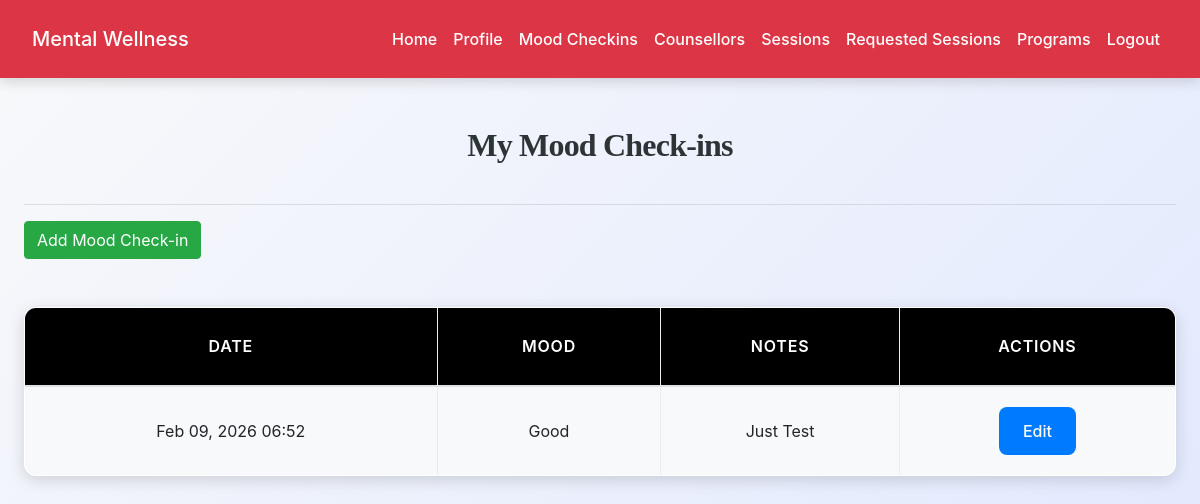
Screenshot of /participant/mood_checkins.php (signed in) with the database file from the repository.
### tables this page shows
CREATE TABLE `mood_checkins` (
  `id` int(11) NOT NULL,
  `participant_id` int(11) NOT NULL,
  `counsellor_id` int(11) NOT NULL,
  `mood` enum('very_low','low','neutral','good','excellent') NOT NULL,
  `notes` text DEFAULT NULL,
  `created_at` timestamp NOT NULL DEFAULT current_timestamp()
);

### participant/mood_checkins.php (the view, shortened to what this page needs)
<?php
include('config.php');
$participant_id = $_SESSION['user_id'];
$stmt = $conn->prepare("SELECT * FROM mood_checkins WHERE participant_id=? ORDER BY created_at DESC");
$stmt->bind_param("i", $participant_id);
$stmt->execute();
$checkins_result = $stmt->get_result();
?>
<!DOCTYPE html>
<html lang="en">
<head>
    <link rel="stylesheet" href="https://maxcdn.bootstrapcdn.com/bootstrap/4.5.2/css/bootstrap.min.css">
    <link rel="stylesheet" href="../css/style.css">
</head>
<body>
<?php include('navbar.php'); ?>
<div class="container mt-5">
    <h2>My Mood Check-ins</h2>
    <hr>
    <button class="btn btn-success mb-3" data-toggle="modal" data-target="#checkinModal" id="addCheckinBtn">Add Mood Check-in</button>
    <table class="table table-bordered">
        <thead>
            <tr>
                <th>Date</th>
                <th>Mood</th>
                <th>Notes</th>
                <th>Actions</th>
            </tr>
        </thead>
        <tbody>
            <?php if ($checkins_result->num_rows > 0): ?>
                <?php while ($checkin = $checkins_result->fetch_assoc()): ?>
                    <tr>
                        <td><?= date('M d, Y H:i', strtotime($checkin['created_at'])) ?></td>
                        <td><?= ucfirst(str_replace('_', ' ', $checkin['mood'])) ?></td>
                        <td><?= htmlspecialchars($checkin['notes']) ?></td>
                        <td>
                            <button class="btn btn-primary btn-sm editBtn"
                                    data-id="<?= $checkin['id'] ?>"
                                    data-mood="<?= $checkin['mood'] ?>"
                                    data-notes="<?= htmlspecialchars($checkin['notes']) ?>"
                                    data-toggle="modal" data-target="#checkinModal">
                                Edit
                            </button>
                        </td>
                    </tr>
                <?php endwhile; ?>
            <?php else: ?>
                <tr><td colspan="4" class="text-center">No mood check-ins yet.</td></tr>
            <?php endif; ?>
        </tbody>
    </table>
</div>
</body>
</html>

### css/style.css (style rules this page uses)
:root { --primary: #007bff; --secondary: #6c757d; --success: #28a745; --info: #17a2b8; --warning: #ffc107; --danger: #dc3545; --light: #f8f9fa; --dark: #2d3436; --accent: #ff6f61; --highlight: #6f42c1; --shadow: rgba(0, 0, 0, 0.15); --transition: all 0.3s ease-in-out; }
body { font-family: 'Inter', 'Segoe UI', Tahoma, Geneva, Verdana, sans-serif; background: linear-gradient(135deg, var(--light) 0%, #e0e7ff 100%); color: var(--dark); line-height: 1.8; margin: 0; padding: 0; min-height: 100vh; font-size: 16px; }
h1, h2, h3, h4 { text-align: center; margin: 2.5rem 0; font-family: 'Georgia', 'Times New Roman', serif; color: var(--dark); font-weight: 700; letter-spacing: -0.025em; }
h2 { font-size: 2rem; }
.container { max-width: 1200px; margin: 0 auto 3rem; padding: 0 1.5rem; }
.table { width: 100%; border-collapse: collapse; margin: 2rem 0; font-size: 1rem; background-color: #ffffff; border-radius: 12px; overflow: hidden; box-shadow: 0 4px 16px var(--shadow); transition: var(--transition); }
.table th, .table td { padding: 1.25rem; border: 1px solid #e9ecef; text-align: center; vertical-align: middle; }
.table thead th { background-color: rgb(0, 0, 0); color: white; font-weight: 600; text-transform: uppercase; letter-spacing: 0.05em; padding: 1.5rem; }
.table tbody tr { transition: var(--transition); }
.table tbody tr:nth-child(odd) { background-color: var(--light); }
.btn-primary { background-color: var(--primary); color: #fff; border: none; border-radius: 8px; padding: 0.75rem 1.5rem; font-size: 1rem; font-weight: 500; cursor: pointer; transition: var(--transition); display: inline-flex; align-items: center; justify-content: center; }

### rows the page displays
mood_checkins: created_at "Feb 09, 2026 06:52", mood "Good", notes "Just Test"
